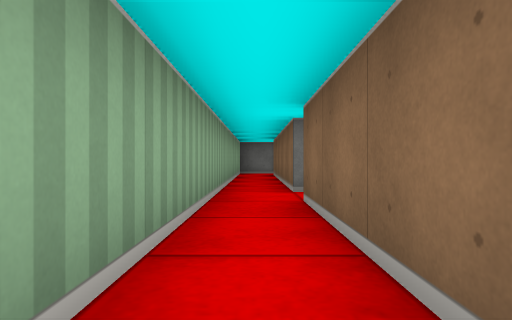
view 1 (above)

19 first-person views from a walk through a cub3D maze. The camera is about half as high as the walls, looks level and sees 75° across. The floor is counted in squares. Each view is taken from the middle of a square. On the plan, view 1 faces up. The plan holds only what a view shows up to about 9 squares ahead; the rest is blank.

view 2
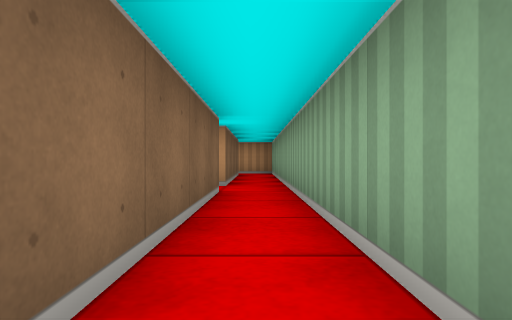

view 3
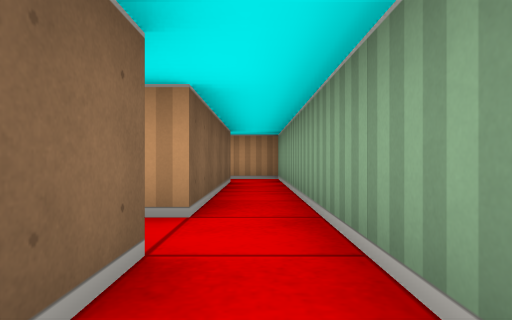

view 4
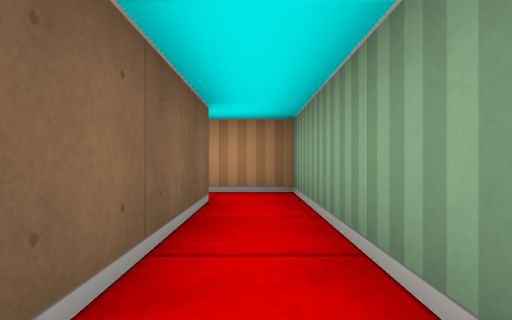

view 5
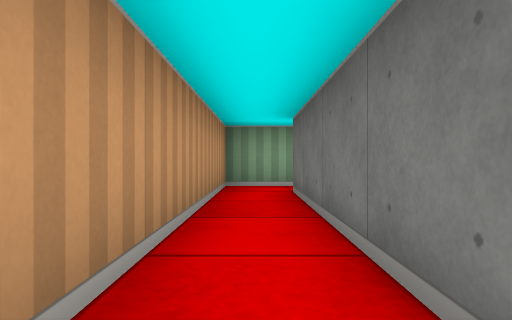

view 6
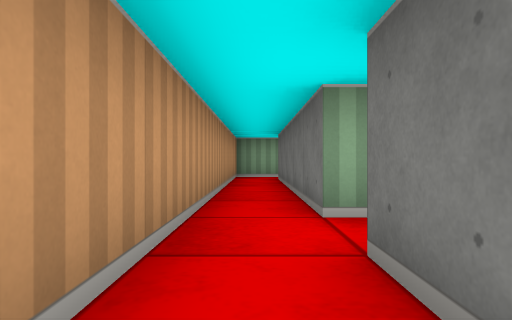

view 7
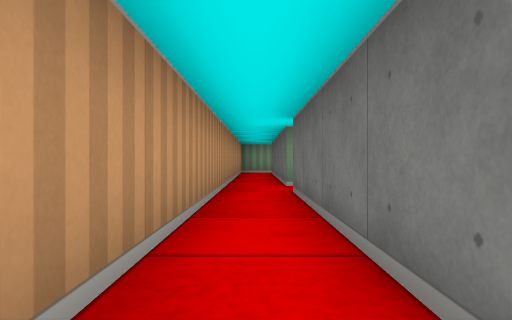

view 8
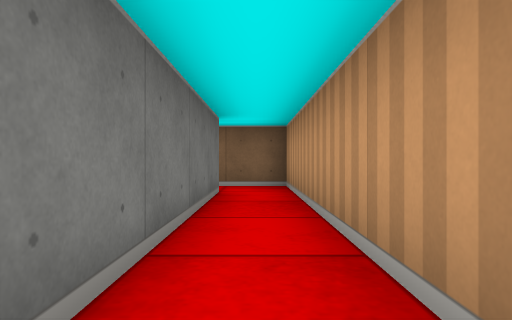

view 9
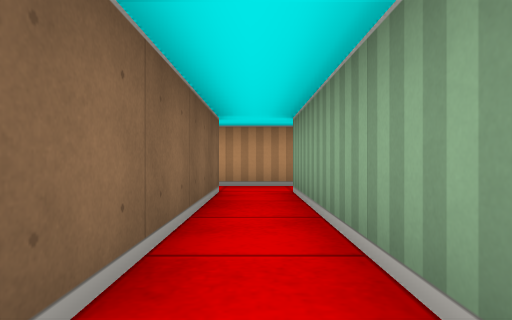

view 10
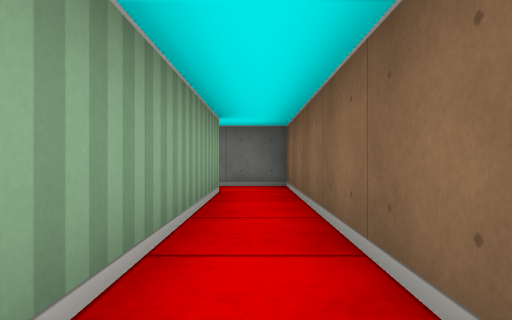

view 11
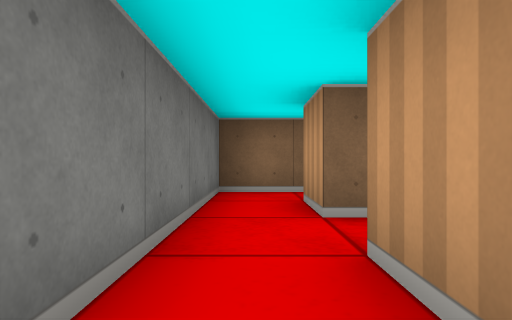

view 12
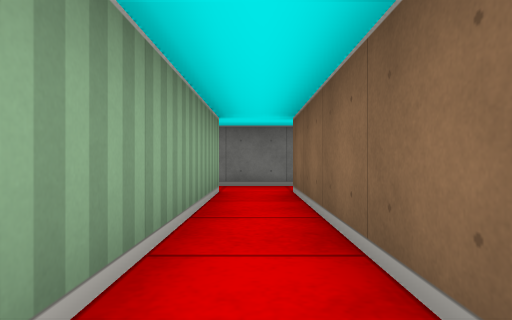

view 13
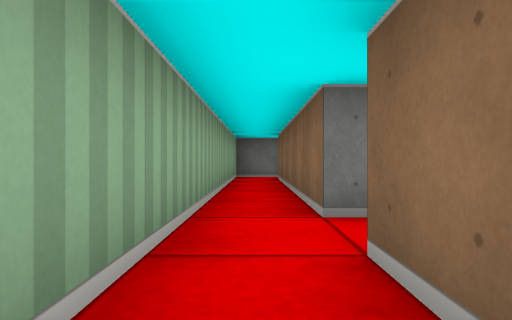

view 14
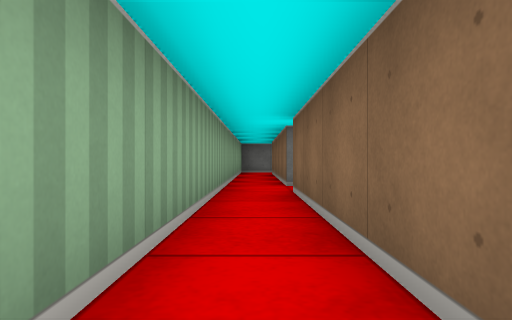

view 15
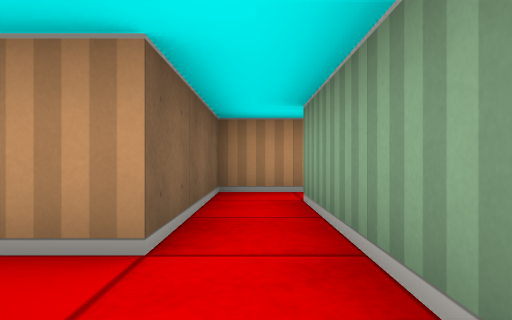

view 16
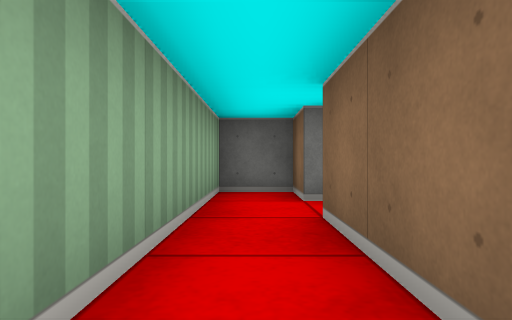

view 17
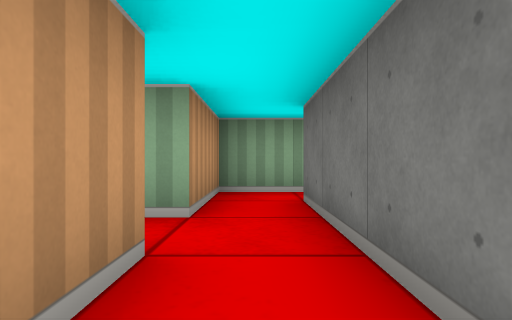

view 18
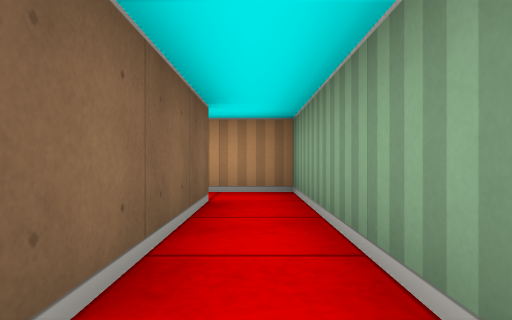

view 19
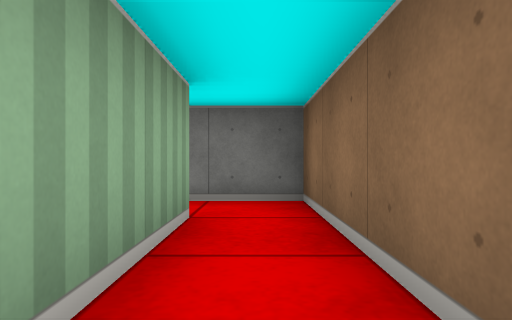

### Floor plan
Points are (right, up) in squares from view 1. A wall is a line through its corners. A room is listed if a view was taken in it or the views show most of it. See-through windows are left out.
Room 1 (views 1, 2, 3, 4, 5, 13, 14)
walls: (0.5, -1.5) (0.5, 3.5); (1.5, 4.5) (0.5, 4.5) (0.5, 9.2); (5.5, -6.5) (0.5, -6.5) (0.5, -2.5) (0.9, -2.5); (-0.5, 9.5) (-0.5, -7.5) (5.5, -7.5)
ways out: opening at (5, -7) to room 2; opening at (1, 4) to room 3; opening at (0, 9); opening at (1, -2)
Room 2 (views 6, 7, 8, 9, 10, 16, 17)
walls: (5.5, -7.5) (12.5, -7.5) (12.5, -4.5); (11.5, -4.5) (11.5, -6.5) (6.5, -6.5) (6.5, 0.5) (5.5, 0.5); (5.5, -0.5) (5.5, -6.5)
ways out: opening at (5, -7) to room 1; opening at (5, 0) to room 4; opening at (12, -5.5) to room 5
Room 3 (views 11, 18, 19)
walls: (1.5, 3.5) (1.5, -0.5) (3.5, -0.5); (3.5, 0.5) (2.5, 0.5) (2.5, 4.5) (1.5, 4.5)
ways out: opening at (1, 4) to room 1; opening at (3, 0) to room 4
Room 4 (view 12)
walls: (3.5, -0.5) (3.5, -4.4); (4.5, -4.4) (4.5, -0.5) (5.5, -0.5); (5.5, 0.5) (3.5, 0.5)
ways out: opening at (5, 0) to room 2; opening at (3, 0) to room 3
Room 5 (view 15)
walls: (12.5, -4.5) (13.2, -4.5); (12.5, -3.5) (12.5, -2.5) (11.5, -2.5) (11.5, -4.5)
ways out: opening at (12, -5.5) to room 2; opening at (13, -4)

Where each view was taken, in squares from view 1:
view 1: 0 up, 0 right, facing up
view 2: 3 up, 0 right, facing down
view 3: 0 up, 0 right, facing down
view 4: 3 down, 0 right, facing down
view 5: 7 down, 5 right, facing left
view 6: 7 down, 8 right, facing left
view 7: 7 down, 11 right, facing left
view 8: 7 down, 7 right, facing right
view 9: 2 down, 6 right, facing down
view 10: 5 down, 6 right, facing up
view 11: 0 up, 2 right, facing right
view 12: 5 down, 4 right, facing up
view 13: 2 up, 0 right, facing up
view 14: 1 down, 0 right, facing up
view 15: 3 down, 12 right, facing down
view 16: 7 down, 12 right, facing up
view 17: 0 up, 6 right, facing left
view 18: 4 up, 2 right, facing down
view 19: 1 up, 2 right, facing up
